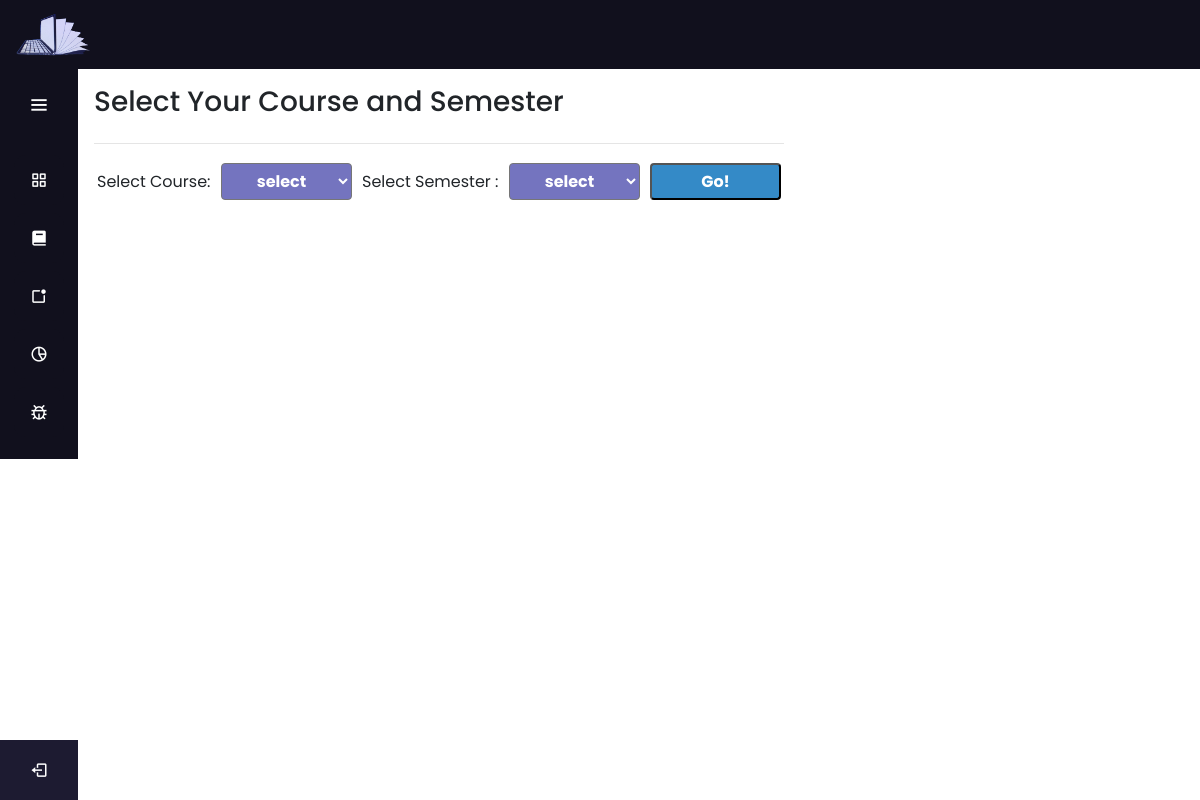
/result/, run on an earlier commit of the app's database.
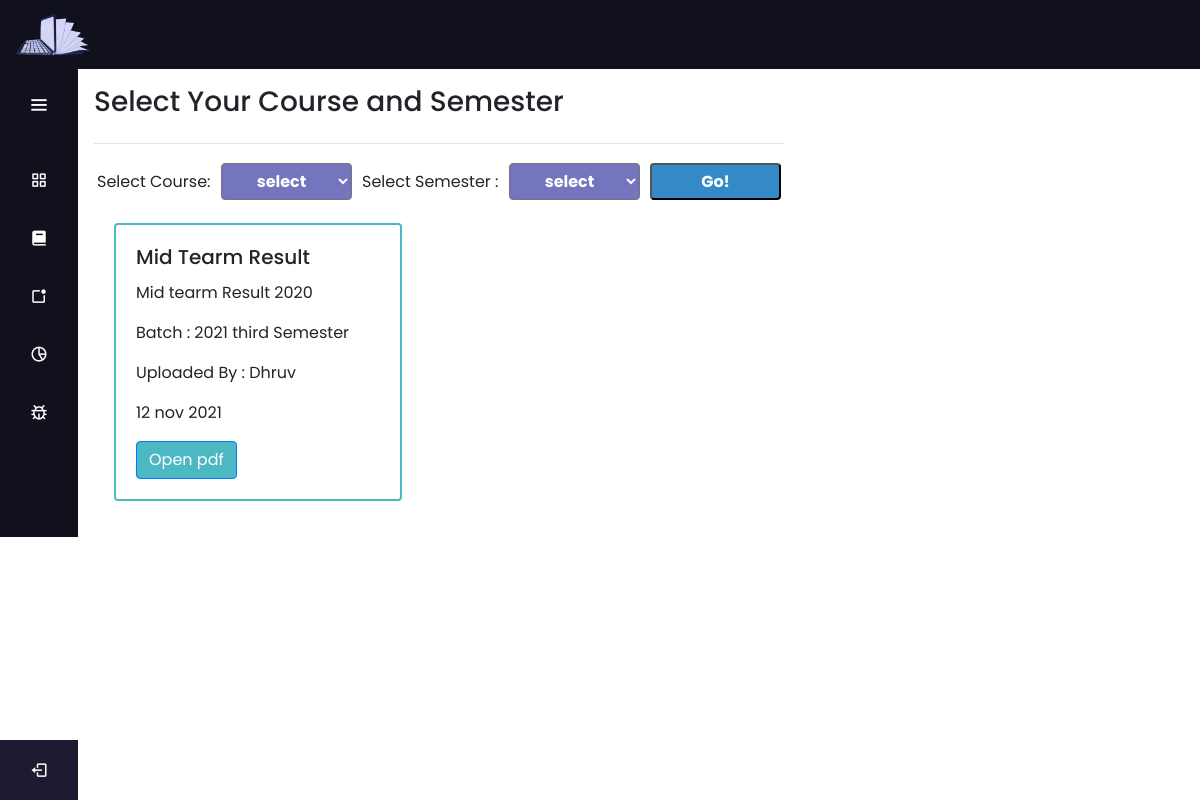
And on a later commit of the database.
### student/models.py (models this page shows)
class result(models.Model):
    result_title = models.CharField(max_length=100)
    result_detail = models.CharField(max_length=300)
    uploaded_time = models.CharField(max_length=50)
    uploaded_by = models.CharField(max_length=50)
    result_course = models.CharField(max_length=100)
    result_sem = models.CharField(max_length=20)
    result_batch = models.CharField(max_length=20)
    result_file = models.FileField(upload_to="static/",default="")

### student/views.py (the view)
# urls.py: path("result/",views.f_result, name = "result")
def f_result(request):
    if request.method == 'POST':
        select_course = request.POST.get('course')
        select_sem = request.POST.get('sem')
        if select_sem == 'select' or select_course == 'select':
            if select_sem != 'select':
                result_data = result.objects.filter(result_sem=select_sem)
                dict = {'result_data':result_data}
            if select_course != 'select':
                result_data = result.objects.filter(result_course=select_course)
                dict = {'result_data':result_data}
            elif select_sem == 'select' and select_course == 'select':
                dict = {'result_data':""}
        else:
            result_data = result.objects.filter(result_course=select_course ,result_sem = select_sem)
            dict = {'result_data':result_data}
    else:
        result_data = result.objects.all()
        dict = {'result_data':result_data}
    return render(request,'result.html',dict)

### templates/result.html (shortened to what this page needs)
{% extends 'base_template.html'%} {% block title %} Select Your Course {% endblock title %}
{% load static %}
{% block body %}
<div class="my-main">
     <h3> Select Your Course and Semester</h3><hr>
    <form action="/result/" method="POST" class="my-form">
        <label for="course">Select Course: </label>
        <select name="course" id="course" class="option" onchange="optionfun()">
            <option value="select">select</option>
        </select>
            <label for="sem">Select Semester : </label>
            <select name="sem" id="sem" class="option" onchange="optionfun()">
                <option value="select">select</option>
            </select>
        <input type="submit" value="Go!" class="my-btn">
    </form>
    <div class="notes-list">
    {% for i in result_data %}
        <div class="card" style="width: 18rem; margin: 20px; border: #4CB8C4 solid 2px;">
      <div class="card-body">
        <h5 class="card-title">{{i.result_title}}</h5>
        <p class="" >{{i.result_detail}}</p>
        <p class=""> Batch  : {{i.result_batch}} {{i.result_sem}} Semester</p>
        <p class="">Uploaded By : {{i.uploaded_by}} {{i.uploader_course}}</p>
        <p class="">{{i.uploaded_time}}</p>
        <a href= "/{{i.result_file}}" class="btn btn-primary" style="background-color: #4CB8C4;" >Open pdf</a>
      </div>
    </div>
    {% endfor %}
    </div>
</div>
{% endblock body %}

### templates/base_template.html (shortened to what this page needs)
{% load static %}
<!doctype html>
<html lang="en">
<head>
    <link rel="stylesheet" href='{% static "side.css"%}'>
    <link href='https://unpkg.com/boxicons@2.0.7/css/boxicons.min.css' rel='stylesheet'>
    <link rel="stylesheet" href="https://stackpath.bootstrapcdn.com/bootstrap/4.3.1/css/bootstrap.min.css">
</head>
<body>
<nav class="navbar navbar-dark " style="background-color:#11101D;">
  <a class="navbar-brand" href="#"><img src='{% static "images/logo.png" %}' width="75px"></a>
</nav>
            <div class="my-flex-row ">
                <div class="sidebar" style="position: unset; ">
                    <div class="logo-details">
                        <i class='bx bx-menu' id="btn"></i>
                    </div>
                    <ul class="nav-list">
                        <li>
                            <a href="/">
                                <i class='bx bx-grid-alt'></i>
                            </a>
                        </li>
                        <li>
                            <a href="/study-materials/">
                                <i class='bx bxs-book'></i>
                            </a>
                        </li>
                        <li>
                            <a href="/notice-board/">
                                <i class='bx bx-notification'></i>
                            </a>
                        </li>
                        <li>
                            <a href="/result/">
                                <i class='bx bx-pie-chart-alt-2'></i>
                            </a>
                        </li>
                        <li>
                            <a href="#">
                                <i class='bx bx-bug'></i>
                            </a>
                        </li>
                        <li class="profile">
                            <div class="profile-details">
                                <div class="name_job">
                                    <div class="name">Username</div>
                                    <div class="job">hello</div>
                                </div>
                            </div>
                            <i class='bx bx-log-out' id="log_out"></i>
                        </li>
                    </ul>
                </div>
                 {% block body %} {% endblock body %}
            </div>
</body>
</html>
</body>
</html>

### static/side.css (style rules this page uses)
* { margin: 0; padding: 0; box-sizing: border-box; font-family: "Poppins", sans-serif; }
.sidebar { position: fixed; left: 0; top: 0; width: 78px; background: #11101D; padding: 6px 14px; transition: all 0.5s ease; height: auto; }
.sidebar .logo-details { height: 60px; display: flex; align-items: center; position: relative; }
.sidebar .logo-details #btn { position: absolute; top: 50%; right: 0; transform: translateY(-50%); font-size: 22px; transition: all 0.4s ease; font-size: 23px; text-align: center; cursor: pointer; transition: all 0.5s ease; }
.sidebar i { color: #fff; height: 60px; min-width: 50px; font-size: 28px; text-align: center; line-height: 60px; }
.sidebar .nav-list { margin-top: 20px; height: 100%; }
.sidebar li { position: relative; margin: 8px 0; list-style: none; }
.sidebar li a { display: flex; height: 100%; width: 100%; border-radius: 12px; align-items: center; text-decoration: none; transition: all 0.4s ease; background: #11101D; }
.sidebar li i { height: 50px; line-height: 50px; font-size: 18px; border-radius: 12px; }
.sidebar li.profile { position: fixed; height: 60px; width: 78px; left: 0; bottom: -8px; padding: 10px 14px; background: #1d1b31; transition: all 0.5s ease; overflow: hidden; }
.sidebar li .profile-details { display: flex; align-items: center; flex-wrap: nowrap; }
.sidebar li.profile .name, .sidebar li.profile .job { font-size: 15px; font-weight: 400; color: #fff; white-space: nowrap; }
.sidebar li.profile .job { font-size: 12px; }
.sidebar .profile #log_out { position: absolute; top: 50%; right: 0; transform: translateY(-50%); background: #1d1b31; width: 100%; height: 60px; line-height: 60px; border-radius: 0px; transition: all 0.5s ease; }

What changed in the data, as far as the page shows it:
added result: result_title "Mid Tearm Result", result_detail "Mid tearm Result 2020", result_batch "2021", result_sem "third", uploaded_by "Dhruv", uploaded_time "12 nov 2021"
